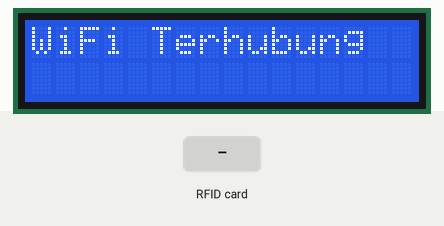
The sketch below on a simulated ESP8266 (NodeMCU). Parts: 16×2 character LCD. The test bench sets the inputs (shaded band). WiFi joins after 1.5 s; servers stay silent unless stated; network time is answered at once with the bench clock; uploads are accepted with an empty reply; the local clock reads 2024-03-15 10:24:30 at power-on unless the sketch sets it; what the sketch prints to the serial monitor is not drawn.

Above: at 1.7 s.
At 4.8 s:
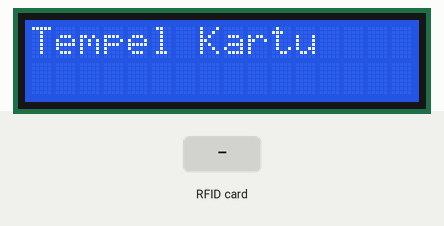
4.9 s: RFID card 12 34 56 78 held to the reader
At 6.5 s:
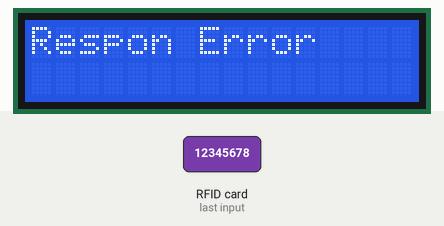
6.8 s: RFID card 5E 7A 19 C4 held to the reader
At 8.61 s:
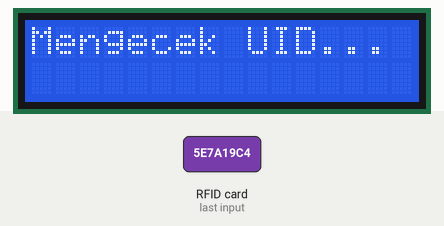
Timing chart, 0 to 10.1 s (numbered marks = the images above; inputs shaded):
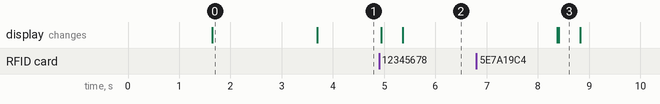

The sketch:

RFID_Lab.ino
```cpp
#include <ESP8266WiFi.h>
#include <Wire.h>
#include <LiquidCrystal_I2C.h>
#include <SPI.h>
#include <MFRC522.h>
#include <ESP8266HTTPClient.h>
#include <WiFiUdp.h>
#include <NTPClient.h>
#include <time.h>

// RFID
#define SS_PIN D4
#define RST_PIN D3
MFRC522 rfid(SS_PIN, RST_PIN);

// LCD
LiquidCrystal_I2C lcd(0x27, 16, 2);

// WiFi
const char* ssid = "Xiaomi 14T";
const char* password = "12345678";

// Laravel Server
const String server = "http://10.205.114.144/rfid-lab/public/index.php/api/v1";
const String deviceId = "LAB-TKJ-sukur"; // pembeda lab atau device

// NTP Client
WiFiUDP ntpUDP;
NTPClient timeClient(ntpUDP, "id.pool.ntp.org", 25200, 60000);  // GMT+7
String TAG = "";
WiFiClient wifiClient;

// Ambil tanggal: YYYY-MM-DD
String getTanggal() {
  time_t rawTime = timeClient.getEpochTime();
  struct tm* timeinfo = localtime(&rawTime);
  char buffer[11];
  sprintf(buffer, "%04d-%02d-%02d", timeinfo->tm_year + 1900, timeinfo->tm_mon + 1, timeinfo->tm_mday);
  return String(buffer);
}

// Ambil waktu: HH:MM:SS
String getWaktu() {
  time_t rawTime = timeClient.getEpochTime();
  struct tm* timeinfo = localtime(&rawTime);
  char buffer[9];
  sprintf(buffer, "%02d:%02d:%02d", timeinfo->tm_hour, timeinfo->tm_min, timeinfo->tm_sec);
  return String(buffer);
}

void setup() {
  Serial.begin(115200);
  SPI.begin();
  rfid.PCD_Init();
  Wire.begin(D2, D1);
  lcd.begin(16, 2);
  lcd.backlight();

  lcd.setCursor(0, 0);
  lcd.print("Menghubungkan...");
  WiFi.mode(WIFI_STA);
  WiFi.begin(ssid, password);

  int tries = 0;
  while (WiFi.status() != WL_CONNECTED && tries < 20) {
    delay(500);
    Serial.print(".");
    tries++;
  }

  lcd.clear();
  if (WiFi.status() == WL_CONNECTED) {
    Serial.println("\nWiFi Terhubung:");
    Serial.println(WiFi.localIP());
    lcd.print("WiFi Terhubung");

    timeClient.begin();
    if (!timeClient.forceUpdate()) {
      Serial.println("Gagal sync waktu NTP");
    } else {
      Serial.println("Waktu sinkron NTP OK");
    }

  } else {
    Serial.println("\nGagal konek WiFi");
    lcd.print("WiFi Gagal!");
    delay(3000);
  }

  delay(2000);
  lcd.clear();
  lcd.print("Tempel Kartu");
}

void loop() {
  timeClient.update();

  if (!rfid.PICC_IsNewCardPresent() || !rfid.PICC_ReadCardSerial()) return;

  TAG = "";
  for (byte i = 0; i < rfid.uid.size; i++) {
    if (rfid.uid.uidByte[i] < 0x10) TAG += "0";  // Tambah 0 depan jika < 0x10
    TAG += String(rfid.uid.uidByte[i], HEX);
  }
  TAG.toUpperCase();

  Serial.print("UID: ");
  Serial.println(TAG);

  lcd.clear();
  lcd.setCursor(0, 0);
  lcd.print("Mengecek UID...");

  if (WiFi.status() == WL_CONNECTED) {
    String waktu = getWaktu();     // dari NTP
    String tanggal = getTanggal(); // dari NTP

    // Kirim ke /tambah
    HTTPClient httpTambah;
    String urlTambah = server + "/tambah?tag=" + TAG;
    Serial.println("Kirim ke: " + urlTambah);
    httpTambah.begin(wifiClient, urlTambah);
    int codeTambah = httpTambah.GET();
    if (codeTambah > 0) {
      String resTambah = httpTambah.getString();
      Serial.print("Respon Tambah: ");
      Serial.println(resTambah);
    } else {
      Serial.println("Gagal kirim ke /tambah");
    }
    httpTambah.end();

    // Kirim ke /absen
    HTTPClient httpAbsen;
    String urlAbsen = server + "/absen?uid=" + TAG + "&device_id=" + deviceId;
    Serial.println("Kirim ke: " + urlAbsen);
    httpAbsen.begin(wifiClient, urlAbsen);
    int codeAbsen = httpAbsen.GET();

    if (codeAbsen > 0) {
      String resAbsen = httpAbsen.getString();
      Serial.print("Respon: ");
      Serial.println(resAbsen);
      resAbsen.trim();

      lcd.clear();
      if (resAbsen.indexOf("MASUK OK") >= 0) {
  lcd.setCursor(0, 0);
  lcd.print("Absen Masuk");
  lcd.setCursor(0, 1);
  lcd.print("Berhasil");
} else if (resAbsen.indexOf("KELUAR OK") >= 0) {
  lcd.setCursor(0, 0);
  lcd.print("Absen Keluar");
  lcd.setCursor(0, 1);
  lcd.print("Berhasil");
} else if (resAbsen.indexOf("SUDAH ABSEN") >= 0) {
  lcd.setCursor(0, 0);
  lcd.print("Sudah Absen");
  lcd.setCursor(0, 1);
  lcd.print("Hari Ini");
} else if (resAbsen.indexOf("BELUM TERDAFTAR") >= 0) {
  lcd.setCursor(0, 0);
  lcd.print("Kartu Baru");
  lcd.setCursor(0, 1);
  lcd.print("Daftar Dulu");
  } else if (resAbsen.indexOf("TIDAK ADA JADWAL") >= 0) {
        lcd.setCursor(0, 0);
        lcd.print("Tidak Ada");
        lcd.setCursor(0, 1);
        lcd.print("Jadwal Saat Ini");
} else {
  lcd.setCursor(0, 0);
  lcd.print("Respon Error");
}

    } else {
      Serial.print("HTTP Error Code: ");
      Serial.println(codeAbsen);
      lcd.clear();
      lcd.setCursor(0, 0);
      lcd.print("HTTP Gagal");
    }

    httpAbsen.end();
  } else {
    lcd.setCursor(0, 0);
    lcd.print("WiFi Putus!");
    Serial.println("WiFi Putus!");
  }

  delay(3000);
  lcd.clear();
  lcd.print("Tempel Kartu");
  TAG = "";

  rfid.PICC_HaltA();
  rfid.PCD_StopCrypto1();
}
```

Measured:
- after the input at 4.9 s, the display: first changes after 0.05 s (image 2 shows a later state)
- after the input at 6.8 s, the display: first differs from a run without the input after 1.6 s (image 3)
- what the display in image 0 shows lasts 2.1 s, from 1.6 s to 3.7 s
- what the display in image 3 shows lasts 0.4 s, from 8.4 s to 8.8 s
